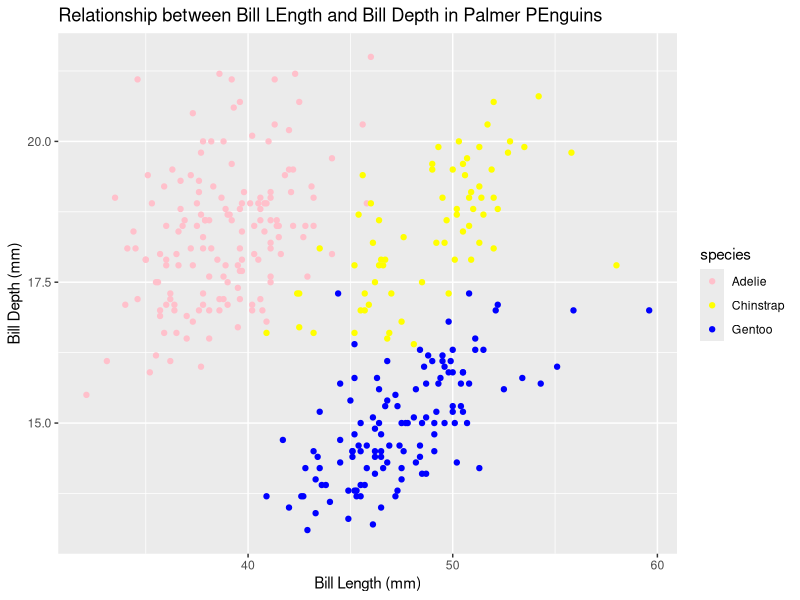
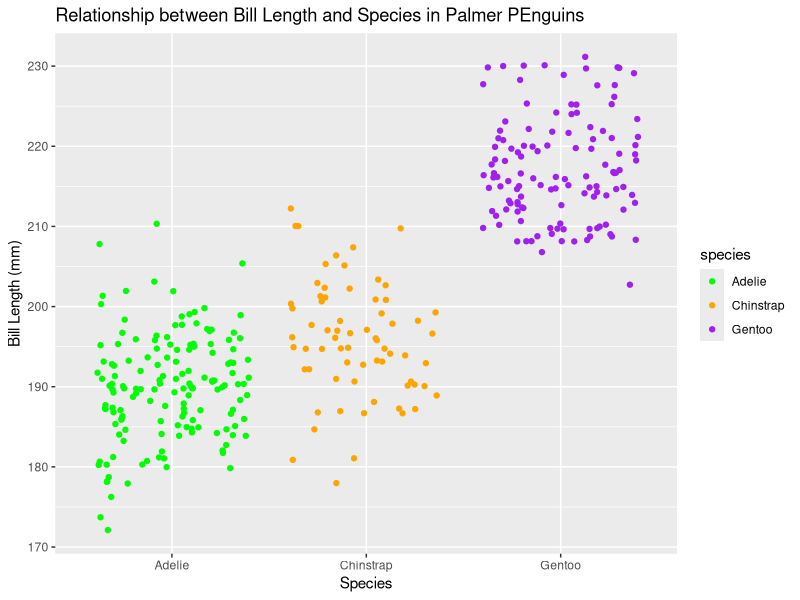

Recreate these plots in R, in order.
## ---- chunk 1
library(tidyverse)
library(palmerpenguins)

## ---- chunk 2
#find derivative expression and slope at the indicated value fpr each of the fucntions 
#find slope of f(x) = x^2 at x=3
ex_1 <- expression(x^2)
my_deriv <- deriv(ex_1, "x")
my_deriv
## ---- chunk 3
x <- 3
eval(my_deriv)
## ---- chunk 4
fa <-expression(2*(3*a+2)^4 - 5)
df_da <-D(fa, 'a')
df_da

## ---- chunk 5
a <- 1.2
eval(df_da)
## ---- chunk 6
#ggplot of penguin bill length vs. bill depth with point color dependent on species , update labels, add a title 

library(tidyverse)
library(palmerpenguins)

view(penguins)

ggplot(data=penguins, aes(x = bill_length_mm, y = bill_depth_mm)) + 
  geom_point(aes(color = species)) +
  scale_color_manual(values = c("pink", "yellow", "blue")) +
  labs (x = "Bill Length (mm)",
        y = "Bill Depth (mm)", 
        title = "Relationship between Bill LEngth and Bill Depth in Palmer PEnguins")
## ---- chunk 7
ggplot(data = penguins, aes(x = species, y = flipper_length_mm))+
  geom_jitter(aes(color = species)) +
  scale_color_manual(values = c("green", "orange", "purple")) +
  labs (x = "Species",
        y = "Bill Length (mm)", 
        title = "Relationship between Bill Length and Species in Palmer PEnguins")
